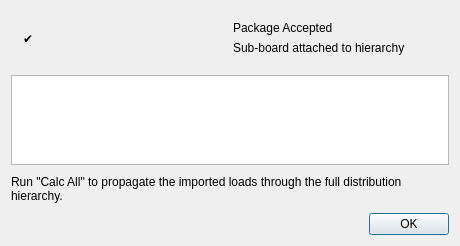
<?xml version="1.0" encoding="UTF-8"?>
<ui version="4.0">
 <class>ImportSuccessDialog</class>
 <widget class="QDialog" name="ImportSuccessDialog">
  <property name="windowTitle"><string>Package Imported Successfully</string></property>
  <property name="minimumSize"><size><width>460</width><height>0</height></size></property>
  <layout class="QVBoxLayout" name="verticalLayout">
   <property name="spacing"><number>10</number></property>
   <item>
    <widget class="QWidget" name="hdr">
     <layout class="QHBoxLayout" name="hdrLayout">
      <property name="leftMargin"><number>12</number></property>
      <property name="topMargin"><number>10</number></property>
      <property name="rightMargin"><number>12</number></property>
      <property name="bottomMargin"><number>10</number></property>
      <item><widget class="QLabel" name="lblIcon"><property name="text"><string>✔</string></property></widget></item>
      <item>
       <layout class="QVBoxLayout" name="hdrText">
        <item><widget class="QLabel" name="lblTitle"><property name="text"><string>Package Accepted</string></property></widget></item>
        <item><widget class="QLabel" name="lblBoard"><property name="text"><string>Sub-board attached to hierarchy</string></property></widget></item>
       </layout>
      </item>
     </layout>
    </widget>
   </item>
   <item>
    <widget class="QTextEdit" name="comparisonEdit">
     <property name="readOnly"><bool>true</bool></property>
     <property name="maximumSize"><size><width>16777215</width><height>90</height></size></property>
    </widget>
   </item>
   <item><widget class="QLabel" name="lblNote"><property name="text"><string>Run "Calc All" to propagate the imported loads through the full distribution hierarchy.</string></property><property name="wordWrap"><bool>true</bool></property></widget></item>
   <item>
    <widget class="QDialogButtonBox" name="buttonBox">
     <property name="standardButtons"><set>QDialogButtonBox::Ok</set></property>
    </widget>
   </item>
  </layout>
 </widget>
 <resources/><connections/>
</ui>
